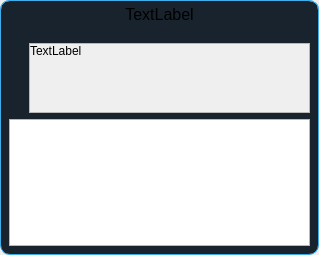
<?xml version="1.0" encoding="UTF-8"?>
<ui version="4.0">
 <class>Form</class>
 <widget class="QDialog" name="Form">
  <property name="geometry">
   <rect>
    <x>0</x>
    <y>0</y>
    <width>319</width>
    <height>255</height>
   </rect>
  </property>
  <property name="windowTitle">
   <string>Form</string>
  </property>
  <layout class="QHBoxLayout" name="horizontalLayout">
   <property name="spacing">
    <number>0</number>
   </property>
   <property name="leftMargin">
    <number>0</number>
   </property>
   <property name="topMargin">
    <number>0</number>
   </property>
   <property name="rightMargin">
    <number>0</number>
   </property>
   <property name="bottomMargin">
    <number>0</number>
   </property>
   <item>
    <widget class="QWidget" name="widget" native="true">
     <property name="contextMenuPolicy">
      <enum>Qt::ActionsContextMenu</enum>
     </property>
     <property name="autoFillBackground">
      <bool>false</bool>
     </property>
     <property name="styleSheet">
      <string notr="true">QWidget#widget{
	border-top-left-radius:10px;
	border-bottom-left-radius:10px;
	border-top-right-radius:10px;
	border-bottom-right-radius:10px;
	border: 1px solid  #3daee9;
	background-color: #19232D;
}</string>
     </property>
     <layout class="QVBoxLayout" name="verticalLayout_3" stretch="0,0">
      <property name="leftMargin">
       <number>0</number>
      </property>
      <property name="topMargin">
       <number>0</number>
      </property>
      <property name="rightMargin">
       <number>0</number>
      </property>
      <property name="bottomMargin">
       <number>0</number>
      </property>
      <item>
       <widget class="QLabel" name="lblTitle">
        <property name="maximumSize">
         <size>
          <width>16777215</width>
          <height>16777215</height>
         </size>
        </property>
        <property name="font">
         <font>
          <pointsize>12</pointsize>
         </font>
        </property>
        <property name="styleSheet">
         <string notr="true">border-top-left-radius:10px;
border-top-right-radius:10px;
border: 1px solid  #3daee9;
border-bottom: none;</string>
        </property>
        <property name="frameShape">
         <enum>QFrame::Box</enum>
        </property>
        <property name="frameShadow">
         <enum>QFrame::Sunken</enum>
        </property>
        <property name="text">
         <string>TextLabel</string>
        </property>
        <property name="alignment">
         <set>Qt::AlignHCenter|Qt::AlignTop</set>
        </property>
       </widget>
      </item>
      <item>
       <layout class="QVBoxLayout" name="verticalLayout">
        <property name="leftMargin">
         <number>9</number>
        </property>
        <property name="topMargin">
         <number>9</number>
        </property>
        <property name="rightMargin">
         <number>9</number>
        </property>
        <property name="bottomMargin">
         <number>9</number>
        </property>
        <item>
         <layout class="QHBoxLayout" name="horizontalLayout_4" stretch="0,0">
          <item>
           <layout class="QVBoxLayout" name="verticalLayout_2">
            <property name="spacing">
             <number>0</number>
            </property>
            <item>
             <layout class="QVBoxLayout" name="iconHolder">
              <property name="spacing">
               <number>0</number>
              </property>
             </layout>
            </item>
            <item>
             <spacer name="verticalSpacer">
              <property name="orientation">
               <enum>Qt::Vertical</enum>
              </property>
              <property name="sizeHint" stdset="0">
               <size>
                <width>20</width>
                <height>40</height>
               </size>
              </property>
             </spacer>
            </item>
           </layout>
          </item>
          <item>
           <widget class="QScrollArea" name="scrollArea">
            <property name="widgetResizable">
             <bool>true</bool>
            </property>
            <widget class="QWidget" name="scrollAreaWidgetContents">
             <property name="geometry">
              <rect>
               <x>0</x>
               <y>0</y>
               <width>269</width>
               <height>69</height>
              </rect>
             </property>
             <layout class="QVBoxLayout" name="verticalLayout_4">
              <property name="spacing">
               <number>0</number>
              </property>
              <property name="leftMargin">
               <number>0</number>
              </property>
              <property name="topMargin">
               <number>0</number>
              </property>
              <property name="rightMargin">
               <number>0</number>
              </property>
              <property name="bottomMargin">
               <number>0</number>
              </property>
              <item>
               <widget class="QLabel" name="lblMessage">
                <property name="sizePolicy">
                 <sizepolicy hsizetype="Preferred" vsizetype="Minimum">
                  <horstretch>0</horstretch>
                  <verstretch>0</verstretch>
                 </sizepolicy>
                </property>
                <property name="text">
                 <string>TextLabel</string>
                </property>
                <property name="alignment">
                 <set>Qt::AlignLeading|Qt::AlignLeft|Qt::AlignTop</set>
                </property>
                <property name="wordWrap">
                 <bool>true</bool>
                </property>
               </widget>
              </item>
             </layout>
            </widget>
           </widget>
          </item>
         </layout>
        </item>
        <item>
         <widget class="QListWidget" name="listWidget"/>
        </item>
        <item>
         <layout class="QHBoxLayout" name="buttonsLayout"/>
        </item>
       </layout>
      </item>
     </layout>
    </widget>
   </item>
  </layout>
 </widget>
 <resources/>
 <connections/>
</ui>
